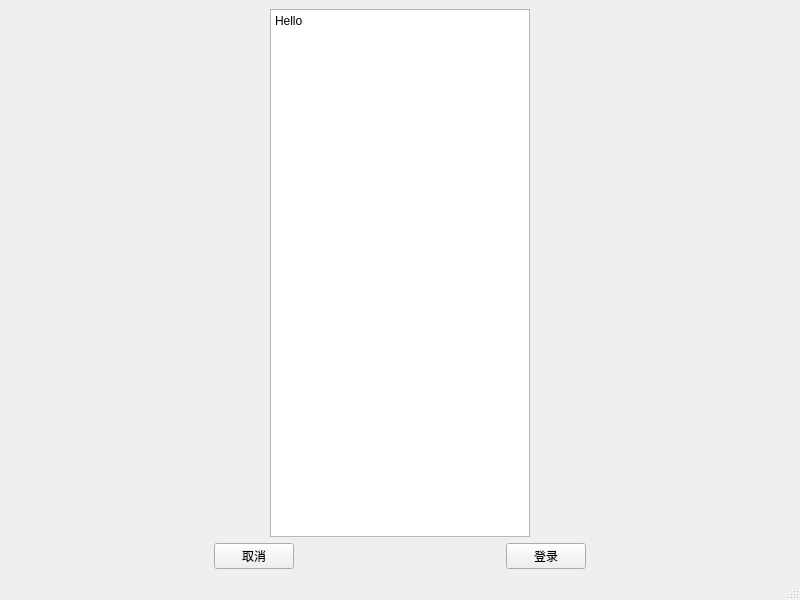
<?xml version="1.0" encoding="UTF-8"?>
<ui version="4.0">
 <class>MainWindow</class>
 <widget class="QMainWindow" name="MainWindow">
  <property name="geometry">
   <rect>
    <x>0</x>
    <y>0</y>
    <width>800</width>
    <height>600</height>
   </rect>
  </property>
  <property name="windowTitle">
   <string>MainWindow</string>
  </property>
  <widget class="QWidget" name="centralwidget">
   <layout class="QVBoxLayout" name="verticalLayout_2">
    <item>
     <layout class="QGridLayout" name="gridLayout">
      <item row="0" column="0">
       <layout class="QHBoxLayout" name="horizontalLayout_2">
        <item>
         <spacer name="horizontalSpacer">
          <property name="orientation">
           <enum>Qt::Horizontal</enum>
          </property>
          <property name="sizeHint" stdset="0">
           <size>
            <width>40</width>
            <height>20</height>
           </size>
          </property>
         </spacer>
        </item>
        <item>
         <widget class="QTextBrowser" name="textBrowser">
          <property name="html">
           <string>&lt;!DOCTYPE HTML PUBLIC &quot;-//W3C//DTD HTML 4.0//EN&quot; &quot;http://www.w3.org/TR/REC-html40/strict.dtd&quot;&gt;
&lt;html&gt;&lt;head&gt;&lt;meta name=&quot;qrichtext&quot; content=&quot;1&quot; /&gt;&lt;style type=&quot;text/css&quot;&gt;
p, li { white-space: pre-wrap; }
&lt;/style&gt;&lt;/head&gt;&lt;body style=&quot; font-family:'SimSun'; font-size:9pt; font-weight:400; font-style:normal;&quot;&gt;
&lt;p style=&quot; margin-top:0px; margin-bottom:0px; margin-left:0px; margin-right:0px; -qt-block-indent:0; text-indent:0px;&quot;&gt;Hello&lt;/p&gt;
&lt;p style=&quot;-qt-paragraph-type:empty; margin-top:0px; margin-bottom:0px; margin-left:0px; margin-right:0px; -qt-block-indent:0; text-indent:0px;&quot;&gt;&lt;br /&gt;&lt;/p&gt;&lt;/body&gt;&lt;/html&gt;</string>
          </property>
         </widget>
        </item>
        <item>
         <spacer name="horizontalSpacer_2">
          <property name="orientation">
           <enum>Qt::Horizontal</enum>
          </property>
          <property name="sizeHint" stdset="0">
           <size>
            <width>40</width>
            <height>20</height>
           </size>
          </property>
         </spacer>
        </item>
       </layout>
      </item>
      <item row="1" column="0">
       <layout class="QHBoxLayout" name="horizontalLayout">
        <item>
         <spacer name="horizontalSpacer_5">
          <property name="orientation">
           <enum>Qt::Horizontal</enum>
          </property>
          <property name="sizeHint" stdset="0">
           <size>
            <width>40</width>
            <height>20</height>
           </size>
          </property>
         </spacer>
        </item>
        <item>
         <widget class="QPushButton" name="pushButton_2">
          <property name="text">
           <string>取消</string>
          </property>
         </widget>
        </item>
        <item>
         <spacer name="horizontalSpacer_3">
          <property name="orientation">
           <enum>Qt::Horizontal</enum>
          </property>
          <property name="sizeHint" stdset="0">
           <size>
            <width>40</width>
            <height>20</height>
           </size>
          </property>
         </spacer>
        </item>
        <item>
         <widget class="QPushButton" name="pushButton">
          <property name="text">
           <string>登录</string>
          </property>
         </widget>
        </item>
        <item>
         <spacer name="horizontalSpacer_4">
          <property name="orientation">
           <enum>Qt::Horizontal</enum>
          </property>
          <property name="sizeHint" stdset="0">
           <size>
            <width>40</width>
            <height>20</height>
           </size>
          </property>
         </spacer>
        </item>
       </layout>
      </item>
     </layout>
    </item>
   </layout>
  </widget>
  <widget class="QMenuBar" name="menubar">
   <property name="geometry">
    <rect>
     <x>0</x>
     <y>0</y>
     <width>800</width>
     <height>26</height>
    </rect>
   </property>
  </widget>
  <widget class="QStatusBar" name="statusbar"/>
 </widget>
 <resources/>
 <connections/>
</ui>
